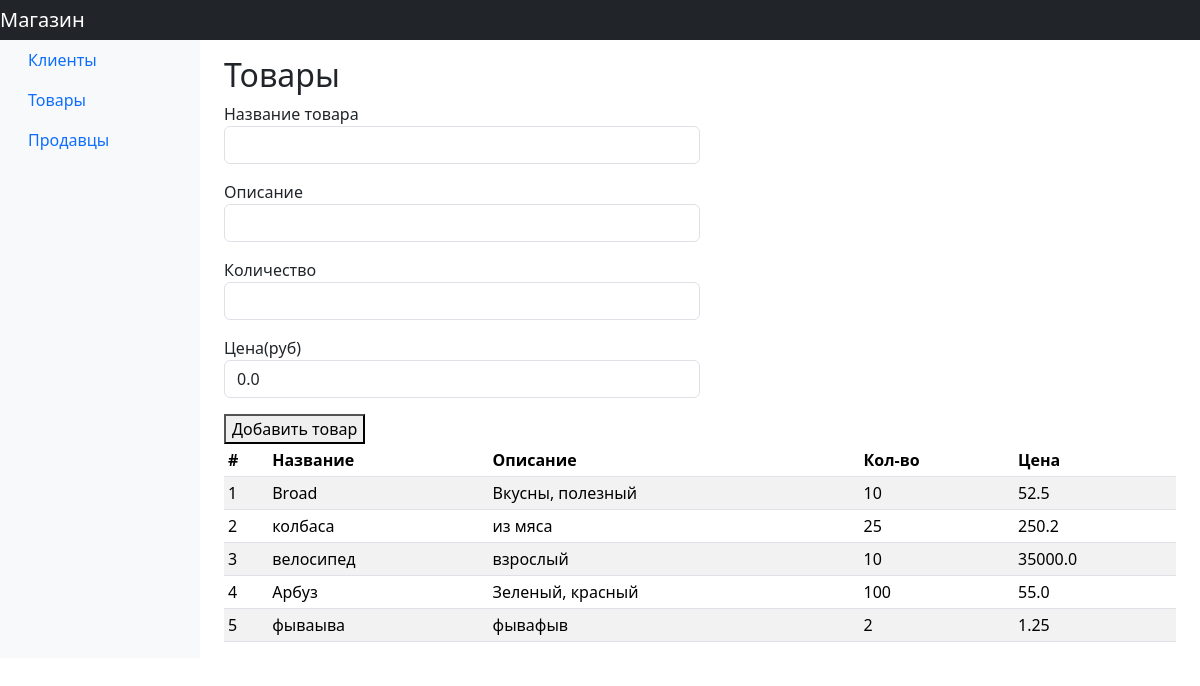
Screenshot of /products/ with the database file from the repository.
### products/models.py (models this page shows)
class Products(models.Model):
    title = models.CharField(max_length=255, verbose_name='Название')
    description =models.CharField(max_length=255, verbose_name='Описание')
    count = models.IntegerField(verbose_name='Количество')
    cost = models.FloatField(verbose_name='Цена', default=0.0)

### products/views.py (the view)
# urls.py: path('', products, name='products'),
def products(request):
    prod = Products.objects.all()
    form = ProductForm()
    if request.method == 'POST':
        dataProduct = ProductForm(request.POST)
        if dataProduct.is_valid():
            dataProduct.save()
    context = {'products':prod, 'form':form}
    return render(request, 'products/products.html', context)

### products/forms.py (shortened to what this page needs)
class ProductForm(forms.ModelForm):
    class Meta:
        model = Products
        fields = '__all__'
    def __init__(self, *args , **kwargs):
        super(ProductForm, self).__init__(*args, **kwargs)
        for visible in self.visible_fields():
            visible.field.widget.attrs['class']= 'form-control'

### templates/products/products.html (shortened to what this page needs)
{% extends 'base.html' %}
{% block content %}
<main role="main" class="col-md-9 ml-sm-auto col-lg-10 pt-3 px-4">
          <h2>Товары</h2>
     <div class="col-md-6">
            <form method="post">
              <div class="mb-3">
                  <label for="{{form.title.id_for_label}}" >Название товара</label>
                  {{form.title}}
              </div>
              <div class="mb-3">
                    <label for="{{form.description.id_for_label}}" >Описание</label>
                  {{form.description}}
              </div>
              <div class="mb-3">
                  <label for="{{form.count.id_for_label}}" >Количество</label>
                  {{form.count}}
              </div>
              <div class="mb-3">
                  <label for="{{form.cost.id_for_label}}" >Цена(руб)</label>
                  {{form.cost}}
              </div>
            <button type="submit">Добавить товар</button>
            </form>
            </div>
          <div class="table-responsive">
            <table class="table table-striped table-sm">
              <thead>
                <tr>
                  <th>#</th>
                  <th>Название</th>
                  <th>Описание</th>
                  <th>Кол-во</th>
                  <th>Цена</th>
                </tr>
              </thead>
              <tbody>
              {% for product in products %}
                <tr>
                  <td>{{forloop.counter}}</td>
                  <td>{{product.title}}</td>
                  <td>{{product.description}}</td>
                  <td>{{product.count}}</td>
                  <td>{{product.cost}}</td>
                </tr>
              {%endfor%}
              </tbody>
            </table>
          </div>
        </main>
      </div>
    </div>
{% endblock %}

### rows the page displays
Products: title "Broad", description "Вкусны, полезный", count "10", cost "52.5"
Products: title "колбаса", description "из мяса", count "25", cost "250.2"
Products: title "велосипед", description "взрослый", count "10", cost "35000.0"
Products: title "Арбуз", description "Зеленый, красный", count "100", cost "55.0"
Products: title "фываыва", description "фывафыв", count "2", cost "1.25"
